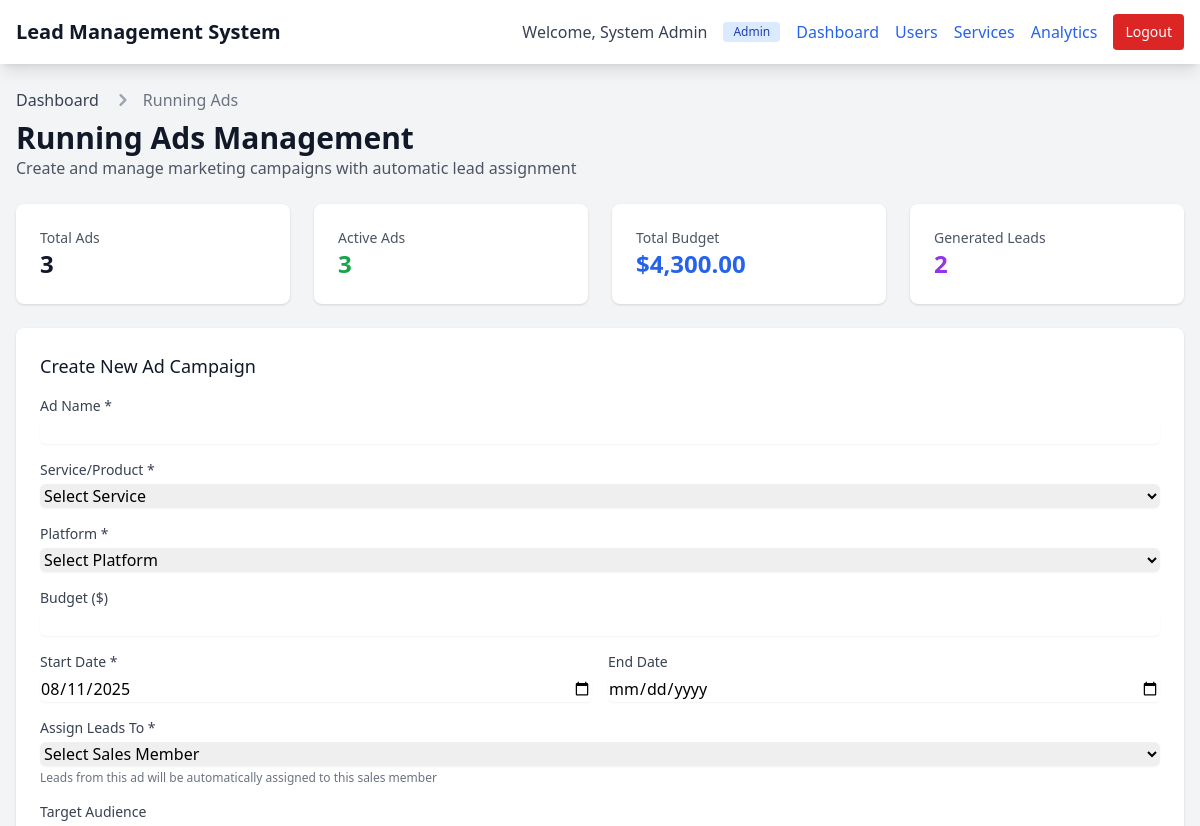
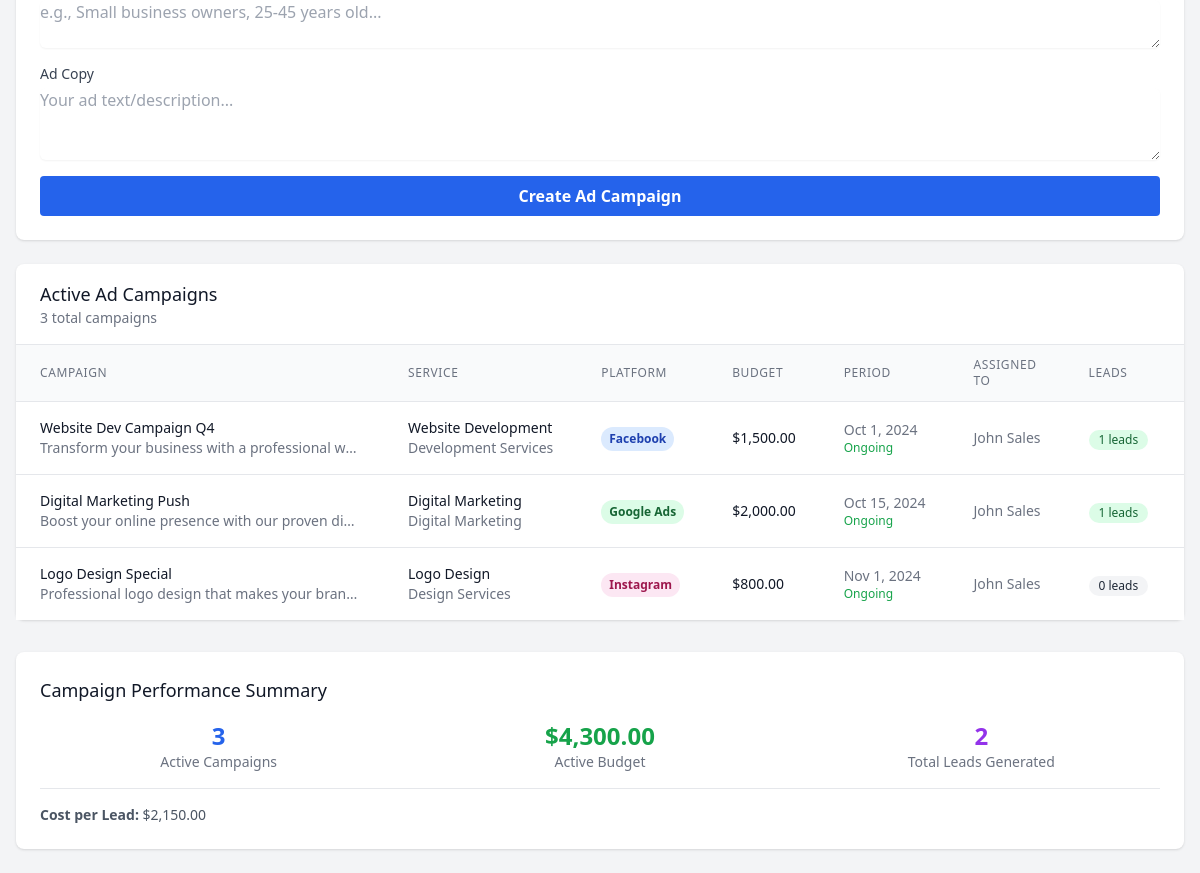
The app's page /running_ads.php (signed in), older data (2 pictures, top to bottom).
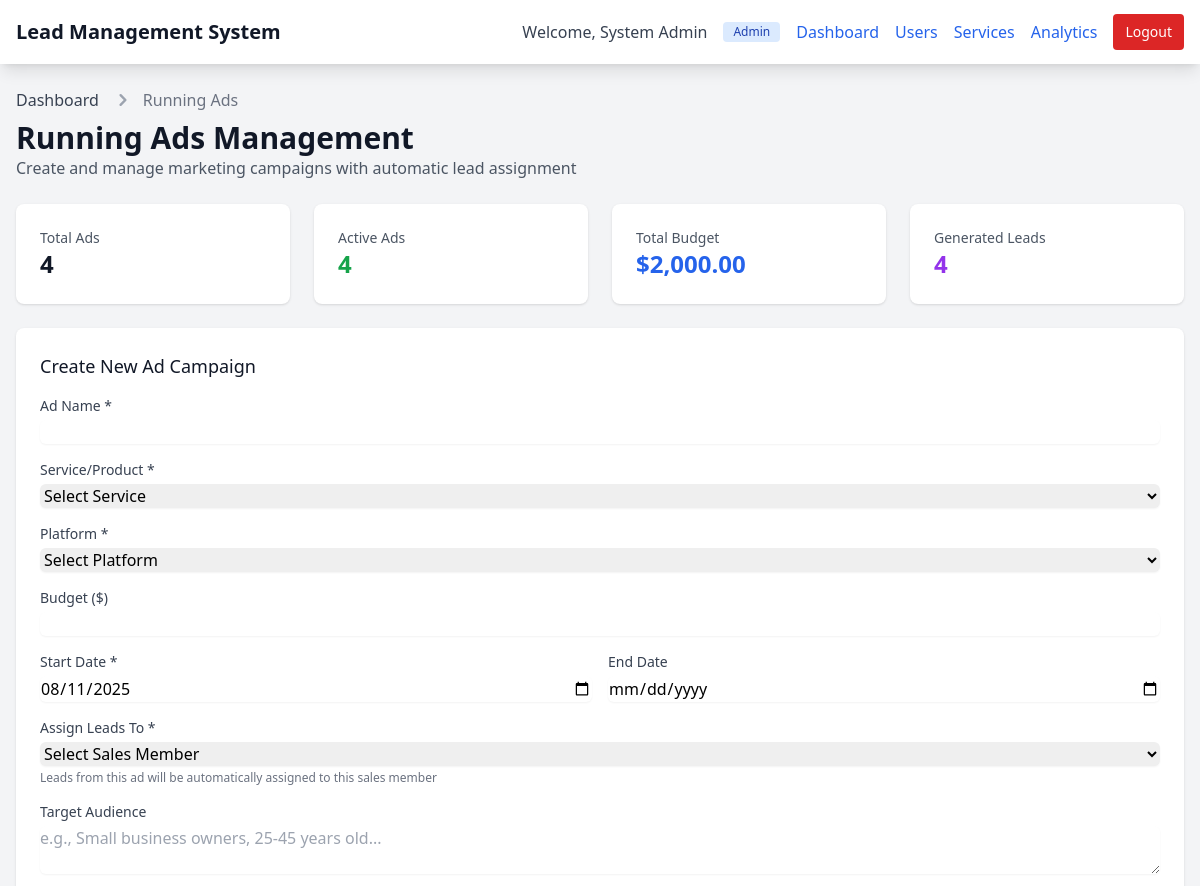
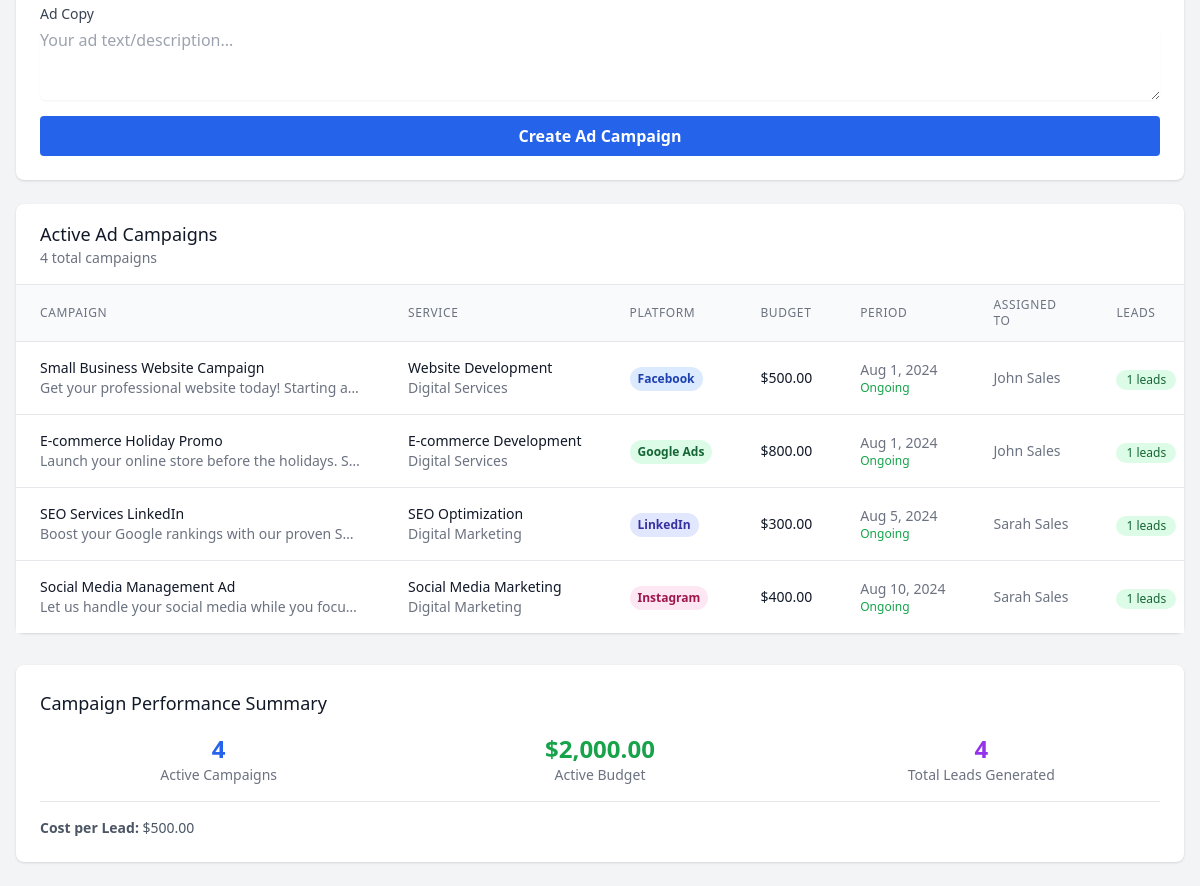
The same page, newer data (2 pictures, top to bottom).
### tables this page shows
CREATE TABLE running_ads (
    id INT PRIMARY KEY AUTO_INCREMENT,
    ad_name VARCHAR(255) NOT NULL,
    service_id INT,
    platform VARCHAR(100),
    budget DECIMAL(10,2) DEFAULT 0,
    start_date DATE,
    end_date DATE,
    target_audience TEXT,
    ad_copy TEXT,
    assigned_sales_member INT,
    is_active TINYINT(1) DEFAULT 1,
    created_by INT,
    created_at TIMESTAMP DEFAULT CURRENT_TIMESTAMP,
    updated_at TIMESTAMP DEFAULT CURRENT_TIMESTAMP ON UPDATE CURRENT_TIMESTAMP,
    FOREIGN KEY (service_id) REFERENCES services(id) ON DELETE SET NULL,
    FOREIGN KEY (assigned_sales_member) REFERENCES users(id) ON DELETE SET NULL,
    FOREIGN KEY (created_by) REFERENCES users(id) ON DELETE SET NULL
);

CREATE TABLE services (
    id INT PRIMARY KEY AUTO_INCREMENT,
    service_name VARCHAR(255) NOT NULL,
    service_category VARCHAR(100),
    description TEXT,
    is_active TINYINT(1) DEFAULT 1,
    created_by INT,
    created_at TIMESTAMP DEFAULT CURRENT_TIMESTAMP,
    updated_at TIMESTAMP DEFAULT CURRENT_TIMESTAMP ON UPDATE CURRENT_TIMESTAMP,
    FOREIGN KEY (created_by) REFERENCES users(id) ON DELETE SET NULL
);

CREATE TABLE users (
    id INT PRIMARY KEY AUTO_INCREMENT,
    username VARCHAR(50) UNIQUE NOT NULL,
    password VARCHAR(255) NOT NULL,
    full_name VARCHAR(100),
    role ENUM('admin', 'sales', 'marketing') NOT NULL,
    is_active TINYINT(1) DEFAULT 1,
    created_at TIMESTAMP DEFAULT CURRENT_TIMESTAMP
);

### includes/connect.php (called while the page is built, shortened)
<?php
$conn = null;
try {
    $conn = new mysqli(DB_HOST, DB_USER, DB_PASS, DB_NAME);
} catch (Exception $e) {
    error_log("Database connection exception: " . $e->getMessage());
    die("Database configuration error. Please contact administrator.");
}
function execute_query($query, $params = [], $types = '') {
    global $conn;
    try {
        if (empty($params)) {
            $result = $conn->query($query);
            return $result;
        }
        $stmt = $conn->prepare($query);
        $result = $stmt->get_result();
        return $result;
    } catch (Exception $e) {
        error_log("Database operation error: " . $e->getMessage());
        throw $e;
    }
}
function get_all($query, $params = [], $types = '') {
    try {
        $result = execute_query($query, $params, $types);
        $rows = [];
        while ($row = $result->fetch_assoc()) {
            $rows[] = $row;
        }
        return $rows;
    } catch (Exception $e) {
        error_log("get_all error: " . $e->getMessage());
        return [];
    }
}
?>

### includes/functions.php (called while the page is built, shortened)
<?php
require_once 'connect.php';
function sanitize_output($string) {
    return htmlspecialchars($string, ENT_QUOTES, 'UTF-8');
}
function format_date($date) {
    return date('M j, Y', strtotime($date));
}
?>

### running_ads.php (the view, shortened to what the changed rows need)
<?php
require_once 'includes/functions.php';
$ads = get_all("
    SELECT ra.*, s.service_name, s.service_category, u.full_name as assigned_sales_name, c.full_name as created_by_name,
           COUNT(l.id) as lead_count
    FROM running_ads ra
    LEFT JOIN services s ON ra.service_id = s.id
    LEFT JOIN users u ON ra.assigned_sales_member = u.id
    LEFT JOIN users c ON ra.created_by = c.id
    LEFT JOIN leads l ON ra.id = l.source_ad_id
    GROUP BY ra.id
    ORDER BY ra.created_at DESC
");
?>
<!DOCTYPE html>
<html lang="en">
<head>
    <script src="https://cdn.tailwindcss.com"></script>
</head>
<body class="bg-gray-100 min-h-screen">
    <div class="max-w-7xl mx-auto py-6 px-4">
        <div class="mb-6">
            <h1 class="text-3xl font-bold text-gray-900 mt-2">Running Ads Management</h1>
        </div>
        <div class="grid grid-cols-1 md:grid-cols-4 gap-6 mb-6">
            <?php
            $total_ads = count($ads);
            $active_ads = array_filter($ads, function($ad) { return $ad['is_active']; });
            $total_budget = array_sum(array_column($ads, 'budget'));
            $total_leads_from_ads = array_sum(array_column($ads, 'lead_count'));
            ?>
            <div class="bg-white p-6 rounded-lg shadow">
                <div class="flex items-center">
                    <div class="flex-1">
                        <p class="text-sm font-medium text-gray-600">Total Ads</p>
                        <p class="text-2xl font-bold text-gray-900"><?php echo $total_ads; ?></p>
                    </div>
                </div>
            </div>
            <div class="bg-white p-6 rounded-lg shadow">
                <div class="flex items-center">
                    <div class="flex-1">
                        <p class="text-sm font-medium text-gray-600">Active Ads</p>
                        <p class="text-2xl font-bold text-green-600"><?php echo count($active_ads); ?></p>
                    </div>
                </div>
            </div>
            <div class="bg-white p-6 rounded-lg shadow">
                <div class="flex items-center">
                    <div class="flex-1">
                        <p class="text-sm font-medium text-gray-600">Total Budget</p>
                        <p class="text-2xl font-bold text-blue-600">$<?php echo number_format($total_budget, 2); ?></p>
                    </div>
                </div>
            </div>
            <div class="bg-white p-6 rounded-lg shadow">
                <div class="flex items-center">
                    <div class="flex-1">
                        <p class="text-sm font-medium text-gray-600">Generated Leads</p>
                        <p class="text-2xl font-bold text-purple-600"><?php echo $total_leads_from_ads; ?></p>
                    </div>
                </div>
            </div>
        </div>
        <div class="grid grid-cols-1 xl:grid-cols-3 gap-6">
            <div class="xl:col-span-2">
                <div class="bg-white shadow rounded-lg">
                    <div class="px-6 py-4 border-b border-gray-200">
                        <h3 class="text-lg font-medium text-gray-900">Active Ad Campaigns</h3>
                        <p class="text-sm text-gray-500"><?php echo $total_ads; ?> total campaigns</p>
                    </div>
                    <?php if (empty($ads)): ?>
                        <div class="text-center py-12">
                            <p class="text-gray-500">No ad campaigns found.</p>
                            <p class="text-sm text-gray-400 mt-2">Create your first campaign to start generating leads automatically.</p>
                        </div>
                    <?php else: ?>
                        <div class="overflow-x-auto">
                            <table class="min-w-full divide-y divide-gray-200">
                                <thead class="bg-gray-50">
                                    <tr>
                                        <th class="px-6 py-3 text-left text-xs font-medium text-gray-500 uppercase tracking-wider">Campaign</th>
                                        <th class="px-6 py-3 text-left text-xs font-medium text-gray-500 uppercase tracking-wider">Service</th>
                                        <th class="px-6 py-3 text-left text-xs font-medium text-gray-500 uppercase tracking-wider">Platform</th>
                                        <th class="px-6 py-3 text-left text-xs font-medium text-gray-500 uppercase tracking-wider">Budget</th>
                                        <th class="px-6 py-3 text-left text-xs font-medium text-gray-500 uppercase tracking-wider">Period</th>
                                        <th class="px-6 py-3 text-left text-xs font-medium text-gray-500 uppercase tracking-wider">Assigned To</th>
                                        <th class="px-6 py-3 text-left text-xs font-medium text-gray-500 uppercase tracking-wider">Leads</th>
                                        <th class="px-6 py-3 text-left text-xs font-medium text-gray-500 uppercase tracking-wider">Status</th>
                                    </tr>
                                </thead>
                                <tbody class="bg-white divide-y divide-gray-200">
                                    <?php foreach ($ads as $ad): ?>
                                        <tr class="hover:bg-gray-50">
                                            <td class="px-6 py-4 whitespace-nowrap">
                                                <div>
                                                    <div class="text-sm font-medium text-gray-900">
                                                        <?php echo sanitize_output($ad['ad_name']); ?>
                                                    </div>
                                                    <?php if ($ad['ad_copy']): ?>
                                                        <div class="text-sm text-gray-500 truncate max-w-xs">
                                                            <?php echo sanitize_output(substr($ad['ad_copy'], 0, 50)) . (strlen($ad['ad_copy']) > 50 ? '...' : ''); ?>
                                                        </div>
                                                    <?php endif; ?>
                                                </div>
                                            </td>
                                            <td class="px-6 py-4 whitespace-nowrap">
                                                <div class="text-sm text-gray-900"><?php echo sanitize_output($ad['service_name']); ?></div>
                                                <div class="text-sm text-gray-500"><?php echo sanitize_output($ad['service_category']); ?></div>
                                            </td>
                                            <td class="px-6 py-4 whitespace-nowrap">
                                                <span class="inline-flex px-2 py-1 text-xs font-semibold rounded-full
                                                    <?php
                                                    switch(strtolower($ad['platform'])) {
                                                        case 'facebook': echo 'bg-blue-100 text-blue-800'; break;
                                                        case 'google ads': echo 'bg-green-100 text-green-800'; break;
                                                        case 'instagram': echo 'bg-pink-100 text-pink-800'; break;
                                                        case 'linkedin': echo 'bg-indigo-100 text-indigo-800'; break;
                                                    }
                                                    ?>">
                                                    <?php echo sanitize_output($ad['platform']); ?>
                                                </span>
                                            </td>
                                            <td class="px-6 py-4 whitespace-nowrap text-sm text-gray-900">
                                                $<?php echo number_format($ad['budget'], 2); ?>
                                            </td>
                                            <td class="px-6 py-4 whitespace-nowrap text-sm text-gray-500">
                                                <div><?php echo format_date($ad['start_date']); ?></div>
                                                <?php if ($ad['end_date']): ?>
                                                    <div class="text-xs">to <?php echo format_date($ad['end_date']); ?></div>
                                                <?php else: ?>
                                                    <div class="text-xs text-green-600">Ongoing</div>
                                                <?php endif; ?>
                                            </td>
                                            <td class="px-6 py-4 whitespace-nowrap text-sm text-gray-500">
                                                <?php echo sanitize_output($ad['assigned_sales_name']); ?>
                                            </td>
                                            <td class="px-6 py-4 whitespace-nowrap text-center">
                                                <span class="inline-flex items-center px-2.5 py-0.5 rounded-full text-xs font-medium
                                                    <?php echo $ad['lead_count'] > 0 ? 'bg-green-100 text-green-800' : 'bg-gray-100 text-gray-800'; ?>">
                                                    <?php echo $ad['lead_count']; ?> leads
                                                </span>
                                            </td>
                                            <td class="px-6 py-4 whitespace-nowrap">
                                            </td>
                                        </tr>
                                    <?php endforeach; ?>
                                </tbody>
                            </table>
                        </div>
                    <?php endif; ?>
                </div>
            </div>
        </div>
        <div class="mt-8">
            <div class="bg-white shadow rounded-lg p-6">
                <div class="grid grid-cols-1 md:grid-cols-3 gap-6">
                    <div class="text-center">
                        <div class="text-2xl font-bold text-blue-600"><?php echo count($active_ads); ?></div>
                        <div class="text-sm text-gray-500">Active Campaigns</div>
                    </div>
                    <div class="text-center">
                        <div class="text-2xl font-bold text-green-600">$<?php echo number_format(array_sum(array_column($active_ads, 'budget')), 2); ?></div>
                        <div class="text-sm text-gray-500">Active Budget</div>
                    </div>
                    <div class="text-center">
                        <div class="text-2xl font-bold text-purple-600"><?php echo $total_leads_from_ads; ?></div>
                        <div class="text-sm text-gray-500">Total Leads Generated</div>
                    </div>
                </div>
                <?php if ($total_budget > 0): ?>
                    <div class="mt-4 pt-4 border-t border-gray-200">
                        <div class="text-sm text-gray-600">
                            <strong>Cost per Lead:</strong>
                            $<?php echo $total_leads_from_ads > 0 ? number_format($total_budget / $total_leads_from_ads, 2) : '0.00'; ?>
                        </div>
                    </div>
                <?php endif; ?>
            </div>
        </div>
    </div>
</body>
</html>

Row changes from the older to the newer data that the page shows:
changed running_ads "Facebook": ad_name "Website Dev Campaign Q4" → "Small Business Website Campaign"; ad_copy "Transform your business with a professional w…" → "Get your professional website today! Starting a…"; service.service_category "Development Services" → "Digital Services"; budget "1,500.00" → "500.00"; start_date "Oct 1, 2024" → "Aug 1, 2024"
changed running_ads "Google Ads": ad_name "Digital Marketing Push" → "E-commerce Holiday Promo"; ad_copy "Boost your online presence with our proven di…" → "Launch your online store before the holidays. S…"; service.service_name "Digital Marketing" → "E-commerce Development"; service.service_category "Digital Marketing" → "Digital Services"; budget "2,000.00" → "800.00"; start_date "Oct 15, 2024" → "Aug 1, 2024"
changed running_ads: ad_name "Logo Design Special" → "SEO Services LinkedIn"; ad_copy "Professional logo design that makes your bran…" → "Boost your Google rankings with our proven S…"; service.service_name "Logo Design" → "SEO Optimization"; service.service_category "Design Services" → "Digital Marketing"; platform "Instagram" → "LinkedIn"; budget "800.00" → "300.00"; start_date "Nov 1, 2024" → "Aug 5, 2024"; assigned_sales_member.full_name "John Sales" → "Sarah Sales"; lead_count "0" → "1"
added running_ads: ad_name "Social Media Management Ad", ad_copy "Let us handle your social media while you focu…", service.service_name "Social Media Marketing", service.service_category "Digital Marketing", platform "Instagram", budget "400.00", start_date "Aug 10, 2024", shows "Ongoing", assigned_sales_member.full_name "Sarah Sales", lead_count "1"
Text that changed along with them:
$total_ads: "3" → "4"
count($active_ads): "3" → "4"
$total_budget: "4,300.00" → "2,000.00"
$total_leads_from_ads: "2" → "4"
array_sum(array_column($active_ads, 'budget')): "4,300.00" → "2,000.00"
$total_budget / $total_leads_from_ads: "2,150.00" → "500.00"
